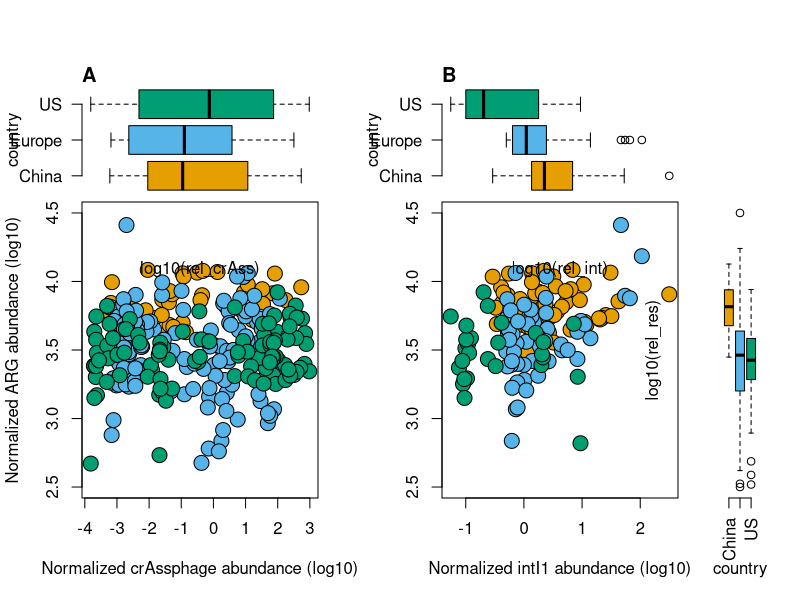
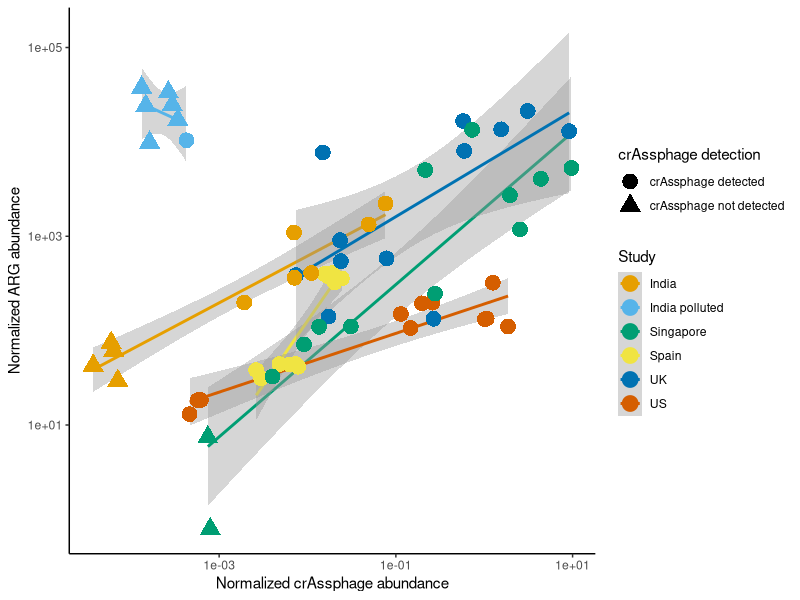

Reproduce these figures in R, in order. (Note: this script raises an error after producing the figures.)
## ---- chunk 1
library(tidyverse)
library(vegan)

cols <- c("#E69F00", "#56B4E9", "#009E73", "#F0E442", "#0072B2", "#D55E00", "#CC79A7")

HMP <- read.table("data/HMP.txt")
crass_impact <- read.table("data/crass_impact.txt")
MG_RAST <- read.table("data/MG-RAST.txt")
crass_wwtp <- read.table("data/crass_wwtp.txt")
res_risk <- read.table("data/res_risk.txt")
## ---- chunk 2
par(fig=c(0,0.45,0,0.8), new=TRUE)
plot(log10(rel_res)~log10(rel_crAss), data=HMP, bg=cols[as.factor(HMP$country)], pch=21,
     ylab = "Normalized ARG abundance (log10)", 
     xlab="Normalized crAssphage abundance (log10)", cex=2, ylim=c(2.5, 4.5))

par(fig=c(0,0.45,0.5,1), new=TRUE)
boxplot(log10(rel_crAss)~country, data=HMP, horizontal=TRUE, col=cols, axes=F)
axis(2, at=1:3, labels=c("China", "Europe", "US"), las=1)
title("A", adj = 0, line = 0)

par(fig=c(0.45,0.9,0,0.8), new=TRUE)
tmp <- subset(HMP, rel_int>0)
plot(log10(rel_res)~log10(rel_int), data=tmp, bg=cols[as.factor(tmp$country)], pch=21,
      ylab = "", xlab="Normalized intI1 abundance (log10)", cex=2, ylim=c(2.5, 4.5))

par(fig=c(0.45,0.9,0.5,1), new=TRUE)
boxplot(log10(rel_int)~country, data=tmp, horizontal=TRUE, col=cols, axes=F)
axis(2, at=1:3, labels=c("China", "Europe", "US"), las=1)
title("B", adj = 0, line = 0)

par(fig=c(0.8,1,0,0.8),new=TRUE)
boxplot(log10(rel_res)~country, data=HMP, col=cols, axes=F)
axis(1, at=1:3, labels=c("China", "Europe", "US"), las=3)
## ---- chunk 3
# STATISTICS FOR FIG. 1 here
crass_mod <- lm(log10(rel_res)~country+log10(rel_crAss), data=HMP)
summary(crass_mod)

int_mod <- lm(log10(rel_res)~country+log10(rel_int), data=HMP)
summary(int_mod)
## ---- chunk 4
ggplot(crass_impact, aes(x=rel_crAss, y=rel_res, color=country)) + 
  geom_smooth(method="lm") + 
  geom_point(aes(shape=crAss_detection), size=5) + 
  scale_x_log10() + 
  scale_y_log10() + 
  theme_classic() +
  labs(y = "Normalized ARG abundance", x="Normalized crAssphage abundance", 
       color="Study", shape="crAssphage detection") + scale_colour_manual(values=cols)
## ---- chunk 5
# Statistics for figure 2 here
impact_mod <- lm(log10(rel_res)~country+log10(rel_crAss), data=crass_impact)
summary(impact_mod)
## ---- chunk 6
MG_RAST_crass <- subset(MG_RAST, crAss!="NA")
MG_RAST_crass <- MG_RAST_crass[MG_RAST_crass$feature %in%
                                 levels(MG_RAST_crass$feature)[table(MG_RAST_crass$feature)>2],]

MG_RAST_crass$revised_source <- "WWTP"
MG_RAST_crass[MG_RAST_crass$project_id=="mgp9679",]$revised_source <- "High ammonia AS"
MG_RAST_crass[MG_RAST_crass$project_id=="mgp9798",]$revised_source <- "High ammonia AS"
MG_RAST_crass[MG_RAST_crass$project_id=="mgp6153",]$revised_source <- "Mouse gut"
MG_RAST_crass[MG_RAST_crass$project_id=="mgp6698",]$revised_source <- "Mouse gut"
MG_RAST_crass[MG_RAST_crass$project_id=="mgp3907",]$revised_source <- "Mouse gut"
MG_RAST_crass[MG_RAST_crass$project_id=="mgp3190",]$revised_source <- "River water"
MG_RAST_crass[MG_RAST_crass$project_id=="mgp3756",]$revised_source <- "Beijing air"

ggplot(MG_RAST_crass, aes(x=rel_crAss, y=rel_res, color=revised_source)) + 
  geom_point(size=5) + 
  scale_x_log10() + 
  scale_y_log10() + 
  geom_smooth(method="lm") + 
  theme_classic() +
  labs(y = "Normalized ARG abundance", x="Normalized crAssphage abundance", 
       color = "Revised source") + scale_colour_manual(values=cols)
## ---- chunk 7
# And the model here
## ---- chunk 8
ggplot(crass_wwtp, aes(rel_crAss, rel_res, color=country_wwtp)) + 
  geom_smooth(method="lm") + 
  geom_point(size=5) + 
  scale_x_log10() + 
  scale_y_log10() + 
  theme_classic() + 
  scale_colour_manual(values=cols) + 
  labs(y = "Normalized ARG abundance", x="Normalized crAssphage abundance", 
       color="Country:WWTP")
## ---- chunk 9
# And the statistics for fig 4 here
wwtp_mod <- lm(log10(rel_res)~country+log10(rel_crAss), data=crass_wwtp)
summary(wwtp_mod)
## ---- chunk 10
# and analyses here
## ---- chunk 11
# and all the figures here
